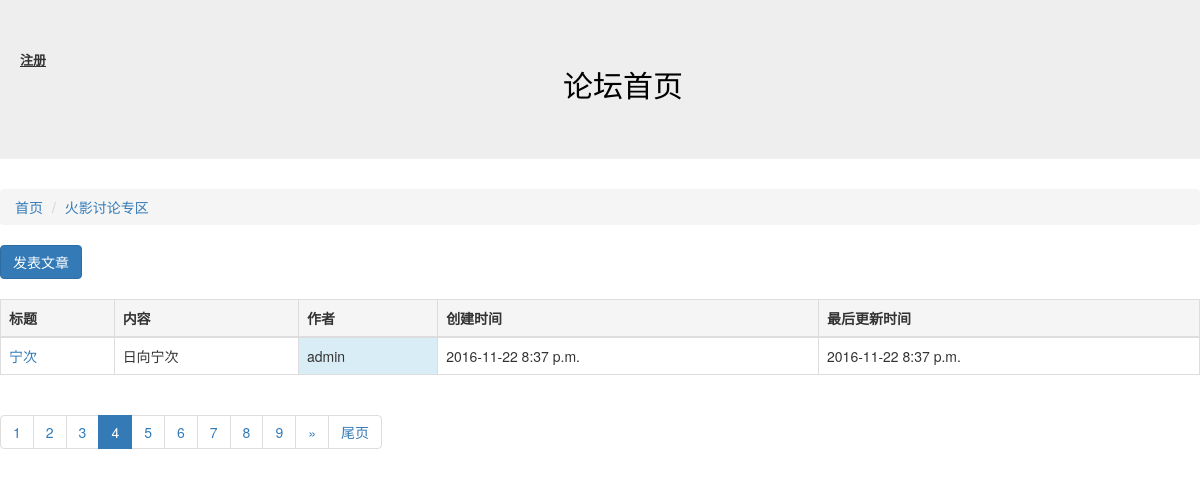
The page /article/list/4?page_no=4 on the database its author committed.
### block/models.py (models this page shows, shortened)
class Block(models.Model):
    names = models.CharField("板块名称",max_length=100)
    desc = models.CharField("板块描述",max_length=100)
    manager_name = models.CharField("板块管理员名称",max_length=100)
    status = models.IntegerField("状态",choices=((0,"正常"),(-1,"关闭")))
    class Meta:
        verbose_name = "板块"
        verbose_name_plural = "板块配置"

### article/models.py (models this page shows, shortened)
class Article(models.Model):
    owner = models.ForeignKey(User,verbose_name="作者")
    block = models.ForeignKey(Block,verbose_name="板块ID")
    title = models.CharField("文章标题",max_length=10)
    content = models.CharField("文章内容",max_length=10000)
    status = models.IntegerField("状态",choices=((0,"正常"),(-1,"关闭")))
    create_timestamp = models.DateTimeField("创建时间",auto_now_add =True)
    last_timestamp = models.DateTimeField("最后更新时间",auto_now=True)
    class Meta:
        verbose_name = "文章"
        verbose_name_plural = "文章"

### article/views.py (the view)
# urls.py: url(r'^list/(?P<block_id>\d+)',article_list),
def article_list(request,block_id):
    block_id = int(block_id)
    block = Block.objects.get(id=block_id)
    ARTICLE_CNT_1PAGE = 1
    page_no = int(request.GET.get("page_no","1"))
    all_articles = Article.objects.filter(block=block,status=0).order_by("-id")
    p = Paginator(all_articles,ARTICLE_CNT_1PAGE)
    page = p.page(page_no)
    articles_objs = page.object_list
    page_links = [i for i in range(page_no-5,page_no+6) if i >0 and i <= p.num_pages]
    before = page_links[0]-1
    after = page_links[-1]+1
    next = page_no+1
    last = page_no-1
    return render(request,"article_list.html",{"articles":articles_objs,"b":block,"p":p,"page_no":page_no,"page_links":page_links,"before":before,"after":after,"next":next,"last":last})

### article/templates/article_list.html (shortened to what this page needs)
{% extends "base.html" %}
{% block content %}
<ol class="breadcrumb">
  <li ><a href="/">首页</a></li>
  <li class="active"><a href="/article/list/{{ b.id  }}">{{ b.names }}</a></li>
</ol>
<a href="/article/create/{{ b.id }}" class="btn btn-primary" role="button">发表文章</a>
<br />
<br />
<table class="table table-bordered">
	<thead>
	 <th class="active">标题</th>
	 <th class="active">内容</th>
	 <th class="active">作者</th>
	 <th class="active">创建时间</th>
	 <th class="active">最后更新时间</th>
	</thead>
	<tbody>
	{%for article in articles %}
	<tr >
		<td> <a href="/article/detail/{{ article.id}}">{{ article.title}}</a> </td>
		<td>{{ article.content	}}</td>
                <td class="info">{{ article.owner     }}</td>
		<td>{{ article.create_timestamp|date:"Y-m-d P"}}</td>
		<td>{{ article.last_timestamp|date:"Y-m-d P"}}</td>
	</tr>
	{% endfor %}
	</tbody>
</table>
<nav>
  <ul class="pagination">
  {% for i in page_links %}
  {% if i == page_no %}
    <li class="active"><a href="?page_no={{ page_no }}">{{ page_no }}</a></li>
  {% else %}
    <li class=""><a href="?page_no={{ i }}">{{ i }}</a></li>
  {% endif %}
  {% endfor %}
  {% if after <= p.num_pages %}
    <li><a href="?page_no={{ next }}" aria-label="Previous">&raquo;</a></li>
    <li><a href="?page_no={{ p.num_pages }}">尾页</a></li>
  {% endif %}
</ul>
</nav>
{% endblock %}

### rows shown on the page
Block: names "火影讨论专区"
Article: title "宁次", content "日向宁次", owner "admin", create_timestamp "2016-11-22 8:37 p.m.", last_timestamp "2016-11-22 8:37 p.m."

### other values the page prints
{{ i }} "1" "2" "3" "5" "6" "7" "8" "9"
{{ page_no }} "4"
